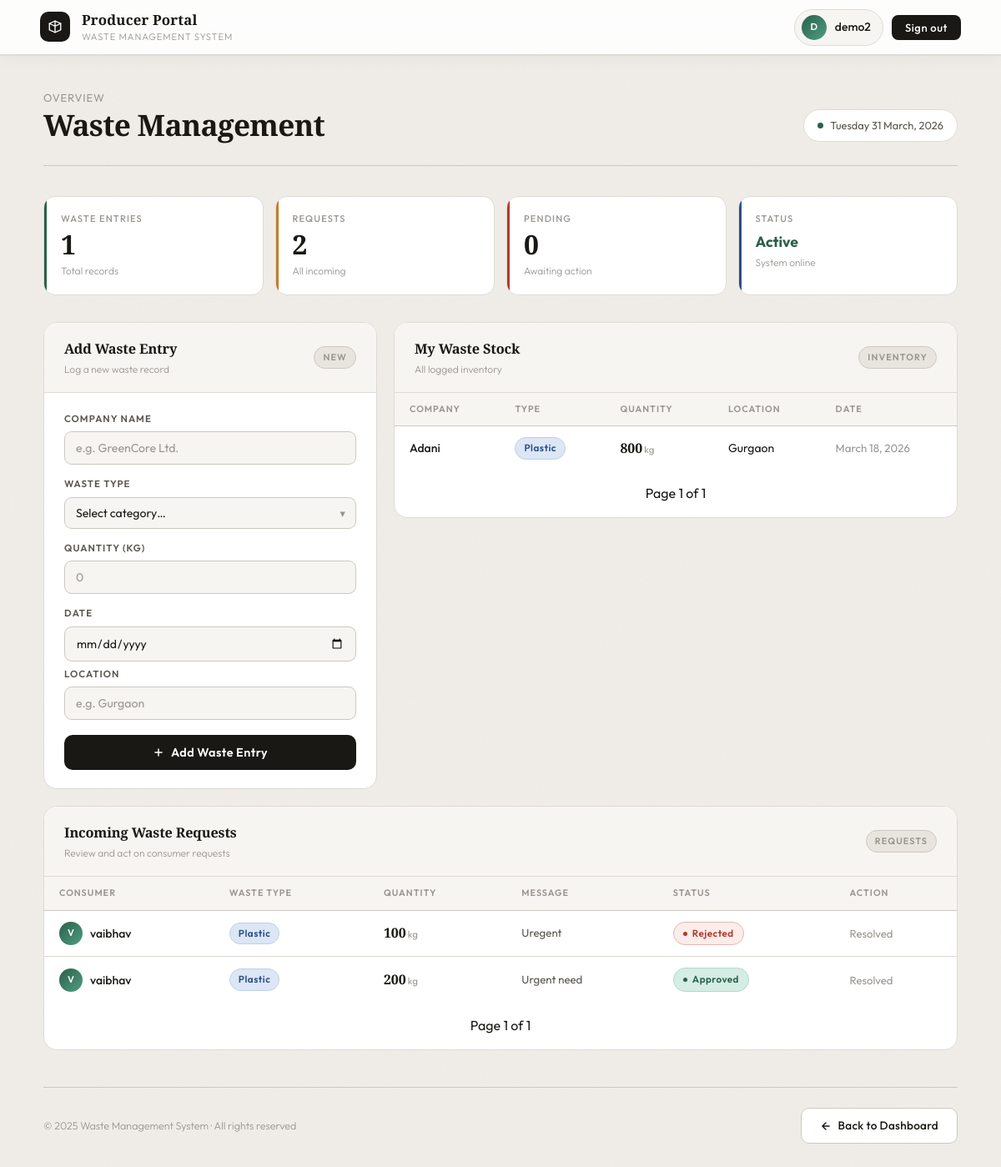
The app's page /producer/ (signed in), older data.
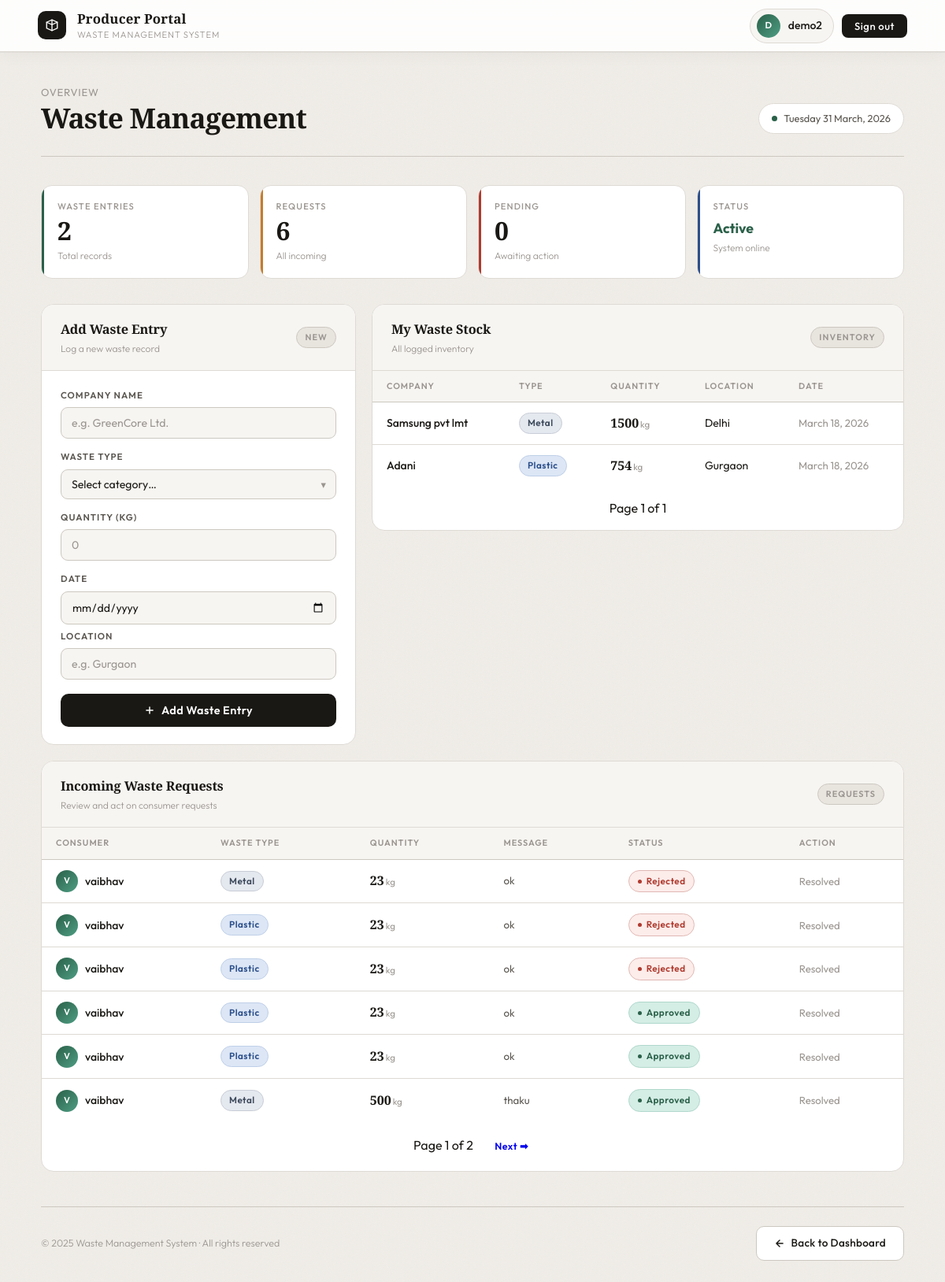
The same page, newer data.
### users/models.py (models this page shows)
class User(AbstractUser):
    ROLE_CHOICES = (
        ('producer','Producer'),
        ('consumer','Consumer')
    )
    role = models.CharField(max_length=20, choices=ROLE_CHOICES)

### wasteapp/models.py (models this page shows, shortened)
class Waste(models.Model):
    producer = models.ForeignKey(settings.AUTH_USER_MODEL, on_delete=models.CASCADE)
    company      = models.CharField(max_length=200, default="Unknown Company")
    waste_type   = models.CharField(max_length=100)
    quantity     = models.IntegerField()
    date         = models.DateField(default=timezone.now)
    location     = models.CharField(max_length=100)
    status = models.CharField(
        max_length=20,
        choices=[
            ('produced',  'Produced'),
            ('listed',    'Listed'),
            ('consumed',  'Consumed'),
            ('recycled',  'Recycled'),
        ],
        default='produced'
    )
    description = models.TextField(blank=True)
    created_at  = models.DateTimeField(auto_now_add=True)

class WasteRequest(models.Model):
    consumer = models.ForeignKey(settings.AUTH_USER_MODEL, on_delete=models.CASCADE)
    waste    = models.ForeignKey(Waste, on_delete=models.CASCADE)
    quantity = models.IntegerField()
    message  = models.TextField()
    email = models.EmailField(null=True, blank=True)
    status = models.CharField(
        max_length=20,
        choices=[
            ('pending',  'Pending'),
            ('approved', 'Approved'),
            ('rejected', 'Rejected'),
        ],
        default='pending'
    )
    request_date = models.DateTimeField(auto_now_add=True)

### wasteapp/views.py (the view)
# urls.py: path('producer/',  views.producer_page,   name="producer_page"),
@login_required(login_url="login")
@producer_required
def producer_page(request):
    my_waste = Waste.objects.filter(producer=request.user).order_by("-id")
    requests_list = WasteRequest.objects.filter(
        waste__producer=request.user
    ).order_by("-request_date")
    waste_paginator = Paginator(my_waste, 6)
    request_paginator = Paginator(requests_list, 6)
    waste_page = request.GET.get("w_page")
    request_page = request.GET.get("r_page")
    waste_list = waste_paginator.get_page(waste_page)
    requests = request_paginator.get_page(request_page)
    pending_count = requests_list.filter(status="pending").count()
    context = {
        "waste_list": waste_list,
        "requests": requests,
        "pending_count": pending_count,
    }
    return render(request, "producer.html", context)

### wasteapp/models.py (called while the page is built)
    def __str__(self):
        return f"{self.user.username} ({self.role})"

### wasteapp/templates/producer.html (shortened to what this page needs)
<!DOCTYPE html>
<html lang="en">
<head>
</head>
<body>
<nav class="navbar">
  <div class="nav-brand">
    <div class="brand-mark">
      <svg viewBox="0 0 24 24">
        <path d="M3 7l9-4 9 4v10l-9 4-9-4V7z"/>
        <path d="M12 3v18M3 7l9 4 9-4"/>
      </svg>
    </div>
    <div>
      <div class="brand-name">Producer Portal</div>
      <div class="brand-sub">Waste Management System</div>
    </div>
  </div>
  <div class="nav-right">
    <a href="{% url 'profile' %}" class="nav-pill">
      <div class="avatar">{{ request.user.username|slice:":1"|upper }}</div>
      <span>{{ request.user.username }}</span>
    </a>
    <form method="POST" action="{% url 'logout' %}" style="display:inline;">
      <button class="btn-logout" type="submit">Sign out</button>
    </form>
  </div>
</nav>
<div class="main">
  <div class="page-header">
    <div class="page-title">
      <span>Overview</span>
      Waste Management
    </div>
    <div class="date-chip">
      <div class="dot-live"></div>
      <span id="liveDate">Loading…</span>
    </div>
  </div>
  <div class="kpi-strip">
    <div class="kpi green">
      <div class="kpi-accent"></div>
      <div class="kpi-label">Waste Entries</div>
      <div class="kpi-value">{{ waste_list|length }}</div>
      <div class="kpi-sub">Total records</div>
    </div>
    <div class="kpi amber">
      <div class="kpi-accent"></div>
      <div class="kpi-label">Requests</div>
      <div class="kpi-value">{{ requests|length }}</div>
      <div class="kpi-sub">All incoming</div>
    </div>
    <div class="kpi red">
      <div class="kpi-accent"></div>
      <div class="kpi-label">Pending</div>
      <div class="kpi-value">
       {{ pending_count }}
      </div>
      <div class="kpi-sub">Awaiting action</div>
    </div>
    <div class="kpi blue">
      <div class="kpi-accent"></div>
      <div class="kpi-label">Status</div>
      <div class="kpi-value" style="font-size:1.1rem; font-family:'Outfit',sans-serif; color:var(--accent); margin-top:4px;">Active</div>
      <div class="kpi-sub">System online</div>
    </div>
  </div>
  <div class="section-row">
    <div class="card">
      <div class="card-head">
        <div class="card-head-left">
          <div class="card-title">Add Waste Entry</div>
          <div class="card-desc">Log a new waste record</div>
        </div>
        <div class="card-tag">New</div>
      </div>
      <div class="card-body">
        <form method="POST" action="{% url 'add_waste' %}">
          <div class="field">
            <label>Company Name</label>
            <input type="text" name="company" placeholder="e.g. GreenCore Ltd." required>
          </div>
          <div class="field">
            <label>Waste Type</label>
            <div class="select-wrap">
              <select name="waste_type" required>
                <option value="">Select category…</option>
              </select>
            </div>
          </div>
          <div class="field">
            <label>Quantity (kg)</label>
            <input type="number" name="quantity" placeholder="0" min="0" required>
          </div>
          <div class="field">
            <label>Date</label>
           <input type="date" name="date">
           <div class="field">
  <label>Location</label>
  <input type="text" name="location" placeholder="e.g. Gurgaon" required>
</div>
          </div>
          <button type="submit" class="btn-add">
            <svg width="14" height="14" viewBox="0 0 24 24" fill="none" stroke="currentColor" stroke-width="2.5" stroke-linecap="round"><path d="M12 5v14M5 12h14"/></svg>
            Add Waste Entry
          </button>
        </form>
      </div>
    </div>
    <div class="card">
      <div class="card-head">
        <div class="card-head-left">
          <div class="card-title">My Waste Stock</div>
          <div class="card-desc">All logged inventory</div>
        </div>
        <div class="card-tag">Inventory</div>
      </div>
      <div class="table-scroll">
        <table>
          <thead>
            <tr>
              <th>Company</th>
              <th>Type</th>
              <th>Quantity</th>
              <th>Location</th>
              <th>Date</th>
            </tr>
          </thead>
          <tbody>
            {% for w in waste_list %}
            <tr>
              <td style="font-weight:500;">{{ w.company }}</td>
              <td><span class="badge badge-{{ w.waste_type }}">{{ w.waste_type|capfirst }}</span></td>
              <td><span class="qty-val">{{ w.quantity }}</span><span class="qty-unit">kg</span></td>
              <td>{{ w.location }}</td>
              <td style="color:var(--ink3); font-size:0.83rem;">{{ w.date }}</td>
            </tr>
            {% endfor %}
          </tbody>
        </table>
      </div>
      <div style="padding:15px; text-align:center;">
  <span style="margin:0 10px;">
    Page {{ waste_list.number }} of {{ waste_list.paginator.num_pages }}
  </span>
</div>
    </div>
  </div>
  <div class="card card-full" style="animation-delay:0.35s;">
    <div class="card-head">
      <div class="card-head-left">
        <div class="card-title">Incoming Waste Requests</div>
        <div class="card-desc">Review and act on consumer requests</div>
      </div>
      <div class="card-tag">Requests</div>
    </div>
    <div class="table-scroll">
      <table>
        <thead>
          <tr>
            <th>Consumer</th>
            <th>Waste Type</th>
            <th>Quantity</th>
            <th>Message</th>
            <th>Status</th>
            <th>Action</th>
          </tr>
        </thead>
        <tbody>
          {% for r in requests %}
          <tr>
            <td>
              <div style="display:flex;align-items:center;gap:9px;">
                <div style="width:28px;height:28px;border-radius:50%;background:linear-gradient(135deg,#2a6049,#4f9e84);display:flex;align-items:center;justify-content:center;color:white;font-size:0.7rem;font-weight:600;flex-shrink:0;">
                  {{ r.consumer.username|slice:":1"|upper }}
                </div>
                <span style="font-weight:500;">{{ r.consumer.username }}</span>
              </div>
            </td>
            <td><span class="badge badge-{{ r.waste.waste_type }}">{{ r.waste.waste_type|capfirst }}</span></td>
            <td><span class="qty-val">{{ r.quantity }}</span><span class="qty-unit">kg</span></td>
            <td style="color:var(--ink2); font-size:0.83rem; max-width:200px;">{{ r.message }}</td>
            <td>
              {% if r.status == "pending" %}
                <span class="chip chip-pending">Pending</span>
              {% elif r.status == "approved" %}
                <span class="chip chip-approved">Approved</span>
              {% else %}
                <span class="chip chip-rejected">Rejected</span>
              {% endif %}
            </td>
            <td>
              {% if r.status == "pending" %}
              <div class="actions">
                <a class="btn-sm btn-approve" href="{% url 'approve_request' r.id %}">✓ Approve</a>
                <a class="btn-sm btn-rej" href="{% url 'reject_request' r.id %}">✕ Reject</a>
              </div>
              {% else %}
              <span style="color:var(--ink3);font-size:0.82rem;">Resolved</span>
              {% endif %}
            </td>
          </tr>
          {% endfor %}
        </tbody>
      </table>
    </div>
    <div style="padding:15px; text-align:center;">
  <span style="margin:0 10px;">
    Page {{ requests.number }} of {{ requests.paginator.num_pages }}
  </span>
  {% if requests.has_next %}
    <a href="?r_page={{ requests.next_page_number }}" class="btn-sm">Next ➡</a>
  {% endif %}
</div>
  </div>
  <div class="footer">
    <div class="footer-copy">© 2025 Waste Management System · All rights reserved</div>
    <a href="{% url 'dashboard' %}" class="btn-back">
      <svg width="14" height="14" viewBox="0 0 24 24" fill="none" stroke="currentColor" stroke-width="2.5" stroke-linecap="round" stroke-linejoin="round"><path d="M19 12H5M12 19l-7-7 7-7"/></svg>
      Back to Dashboard
    </a>
  </div>
</div>
</body>
</html>

Row changes from the older to the newer data that the page shows:
no longer on this page (row unchanged): WasteRequest: consumer.username "V", consumer.username "vaibhav", waste.waste_type "Plastic", quantity "100", message "Uregent", status "Rejected"
no longer on this page (row unchanged): WasteRequest: consumer.username "V", consumer.username "vaibhav", waste.waste_type "Plastic", quantity "200", message "Urgent need", status "Approved"
added Waste: company "Samsung pvt lmt", waste_type "Metal", quantity "1500", location "Delhi", date "March 18, 2026"
changed Waste "Adani": quantity "800" → "754"
added WasteRequest: consumer.username "V", consumer.username "vaibhav", waste.waste_type "Metal", quantity "23", message "ok", status "Rejected"
added WasteRequest: consumer.username "V", consumer.username "vaibhav", waste.waste_type "Plastic", quantity "23", message "ok", status "Rejected"
added WasteRequest: consumer.username "V", consumer.username "vaibhav", waste.waste_type "Plastic", quantity "23", message "ok", status "Rejected"
added WasteRequest: consumer.username "V", consumer.username "vaibhav", waste.waste_type "Plastic", quantity "23", message "ok", status "Approved"
added WasteRequest: consumer.username "V", consumer.username "vaibhav", waste.waste_type "Plastic", quantity "23", message "ok", status "Approved"
added WasteRequest: consumer.username "V", consumer.username "vaibhav", waste.waste_type "Metal", quantity "500", message "thaku", status "Approved"
Text that changed along with them:
{{ waste_list|length }}: "1" → "2"
{{ requests|length }}: "2" → "6"
{{ requests.paginator.num_pages }}: "1" → "2"
text now shown: "Next ➡"
